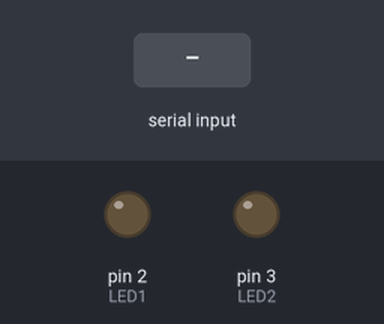
Bench run of a sketch on a simulated Arduino Uno, built with avr-gcc and run on an emulated ATmega328P. Parts: output pins drawn as LEDs (lit = HIGH). Dashed ring = blinking. The inputs (shaded band) are chosen by the test bench. What the sketch prints to the serial monitor is not drawn.

Above: at 1.2 s.
1.3 s: "T" received over Serial
At 1.55 s:
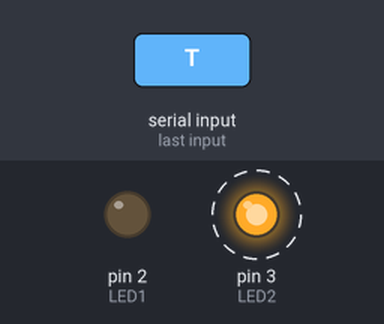
4.3 s: "F" received over Serial
At 4.55 s:
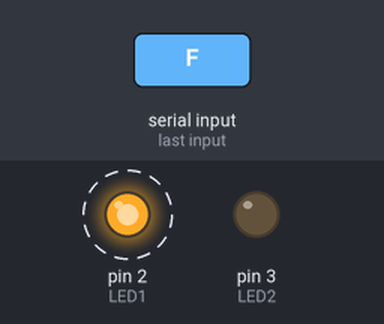
Timing chart, 0 to 7.3 s (numbered marks = the images above; inputs shaded):
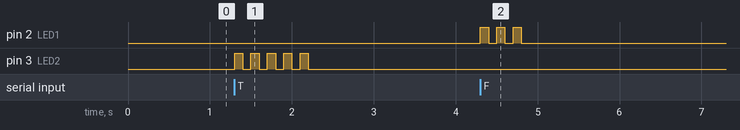

Measured:
- after the input at 1.3 s, pin 3 (LED2): alternates HIGH for 0.10 s and LOW for 0.10 s, 10 changes in all, then stays LOW, starting at once
- after the input at 4.3 s, pin 2 (LED1): alternates HIGH for 0.10 s and LOW for 0.10 s, 6 changes in all, then stays LOW, starting at once

The sketch:

Unit_8_Program_2_2.ino
```cpp
/*  Title: Unit 8 Program #2.2
 *  Purpose: Flash LED on or off depending on input
 *  Author: Andy Davis
 *  Date: 4/30/2021
 *  LED1 connected to D2
 *  LED2 connected to D3
 */

#include "Stemtera_io.h"

char charIn;


void setup() {
  Serial.begin(9600);
  Serial.println("LED controller V1.0");
  pinMode(LED1, OUTPUT);
  pinMode(LED2, OUTPUT);
  Serial.println("Enter 'T' to flash LED2 or 'F' to flash LED1");  //Prompt for input
}

void flash(int led, int times){
  for(int i = 0; i < times; i++){
    digitalWrite(led, !digitalRead(led));
    delay(100);
    digitalWrite(led, !digitalRead(led));
    delay(100);
  }
}

void loop() {
  if(Serial.available() > 0){  //Wait for input...
    charIn = Serial.read();
    if(charIn == 'T'){
      flash(LED2, 5);
    }
    else if(charIn == 'F'){
      flash(LED1, 3);
    }
  }
}
```

Stemtera_io.h
```cpp
/*  Header file for the Stemtera IOs
 *  This is to be used with the helper board provided by Prof. Thoen
 */

//LEDs
const int LED1 = 2;
const int LED2 = 3;
const int LED3 = 4;
const int LED4 = 5;

//Push buttons
const int S1 = 6;
const int S2 = 7;
const int S3 = 8;
const int S4 = 9;

//Slide Switches
const int S5 = 10;
const int S6 = 11;

//Speaker
const int SPKR = 12;

//Neopixel Strip
const int Neo = 13;

//Potentiometers - Variable Resistors
const int VR1 = A0;
const int VR2 = A1;

//LDR
const int LDR1 = A2;

//Buzzer
const int BZ1 = A3;
```
